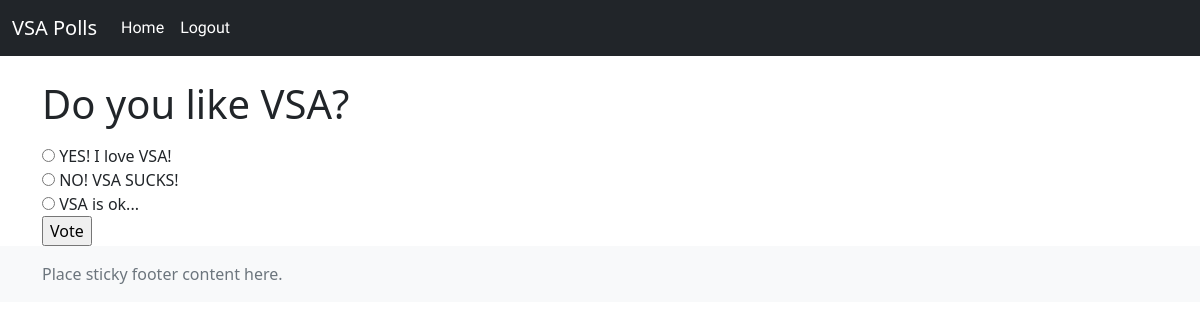
The page /polls/3/ (signed in) on the database its author committed.
### polls/models.py (models this page shows, shortened)
class Question(models.Model):
    question_text = models.CharField(max_length=200)
    pub_date = models.DateTimeField('date published')

class Choice(models.Model):
    question = models.ForeignKey(Question, on_delete=models.CASCADE)
    choice_text = models.CharField(max_length=200)
    votes = models.IntegerField(default=0)

### polls/views.py (the view)
# urls.py: path('<int:pk>/', views.DetailView.as_view(), name='detail'),
class DetailView(LoginRequiredMixin, generic.DetailView):
    model = Question
    template_name = 'polls/detail.html'

### polls/templates/polls/detail.html (shortened to what this page needs)
{% extends 'polls/base.html' %}
{% block content %}
<div class="container">
<form action="{% url 'polls:vote' question.id %}" method="post">
    <fieldset>
        <legend>
            <h1>{{ question.question_text }}</h1>
        </legend>
        {% for choice in question.choice_set.all %}
            <input type="radio" name="choice" id="choice{{ forloop.counter }}" value="{{ choice.id }}">
            <label for="choice{{ forloop.counter }}">{{ choice.choice_text }}</label><br>
        {% endfor %}
    </fieldset>
    <input type="submit" value="Vote">
</form>
</div>
{% endblock %}

### rows shown on the page
Question: question_text "Do you like VSA?"
Choice: choice_text "YES! I love VSA!"
Choice: choice_text "NO! VSA SUCKS!"
Choice: choice_text "VSA is ok..."
